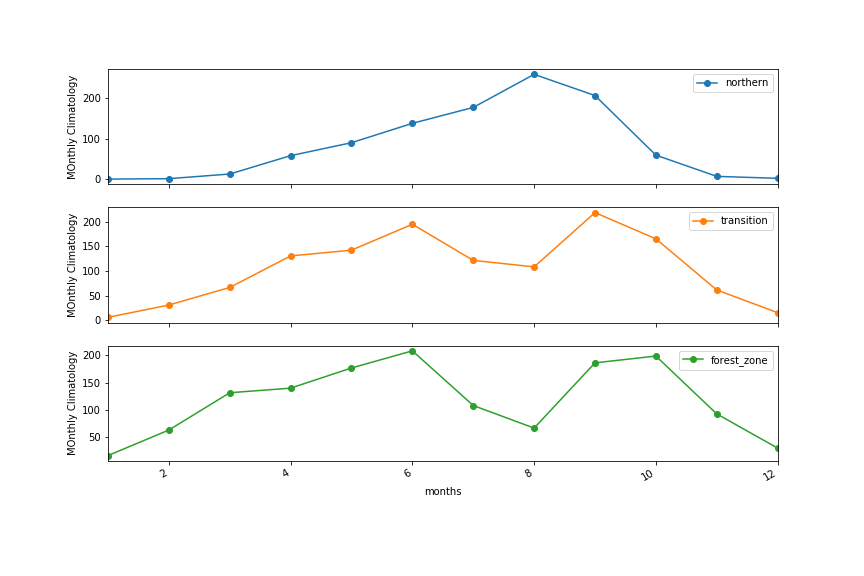

Reproduce this figure in Python.
import matplotlib.pyplot as plt
import pandas as pd
time_series = pd.read_csv('READING.csv')
time_series['months'] = pd.to_numeric(time_series['months'])

time_series = time_series.set_index('months')
cols_plot = [ 'northern', 'transition','forest_zone']
axes = time_series[cols_plot].plot(marker='o', linestyle='-', figsize=(12, 8), subplots=True)
for ax in axes:
    ax.set_ylabel('Monthly Climatology')
plt.savefig('graph1a')
